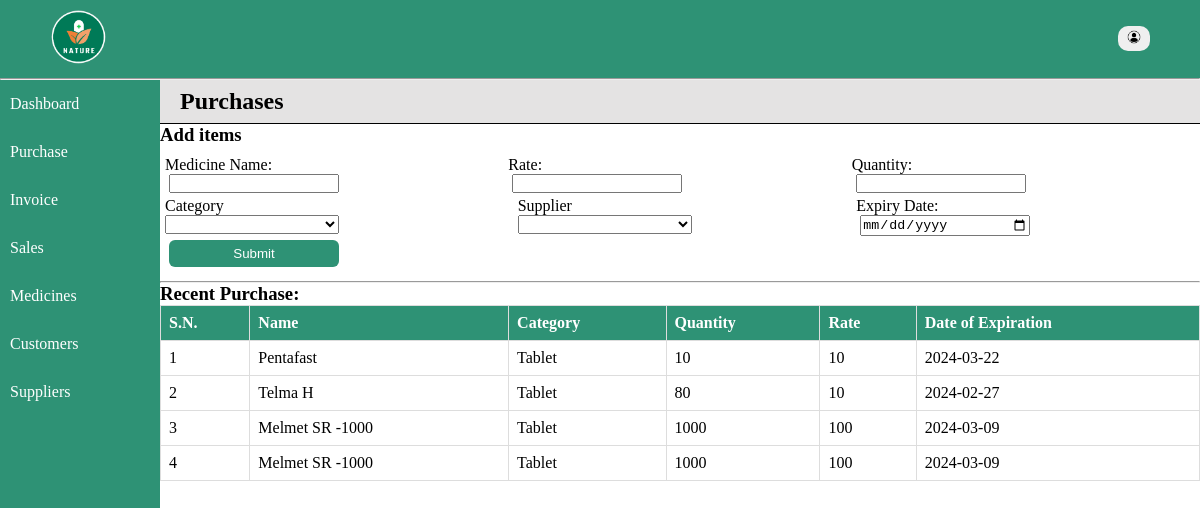
Page /home/purchase.php on the earlier database version.
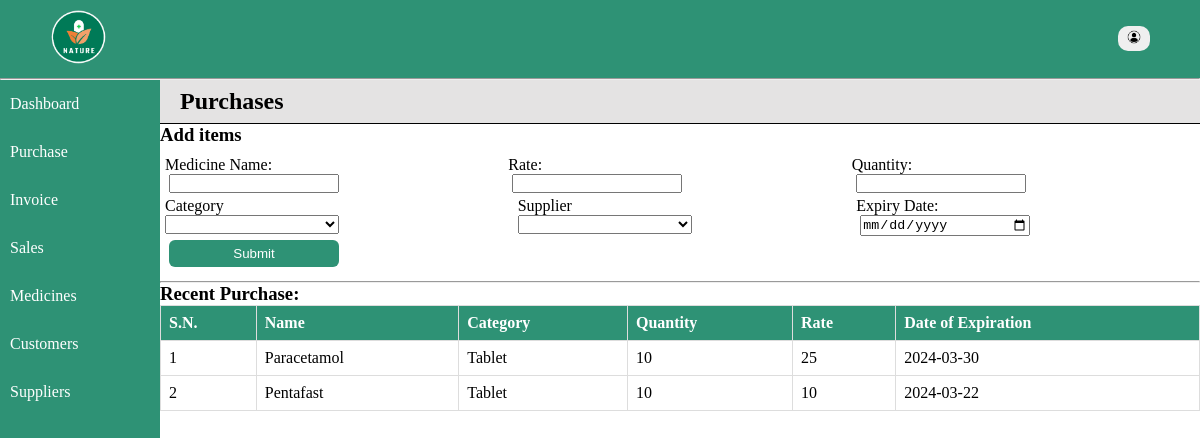
Same page on the later database version.
### tables this page shows
CREATE TABLE `medicine` (
  `id` int(11) NOT NULL,
  `name` varchar(128) NOT NULL,
  `category` varchar(128) NOT NULL,
  `quantity` int(8) NOT NULL,
  `price` int(11) NOT NULL,
  `total` int(11) NOT NULL,
  `expiry` date NOT NULL,
  `date` date NOT NULL
);

### includes/database.php (called while the page is built, shortened)
<?php
    function select($conn, $arg) {
        $sql = "select * from $arg";
        $result = mysqli_query($conn, $sql);
        return $records = mysqli_fetch_all($result, MYSQLI_ASSOC);
    }
    function descSelect($conn, $arg, $order) {
        $sql = "select * from $arg order by $order DESC";
        $result = mysqli_query($conn, $sql);
        return $records = mysqli_fetch_all($result, MYSQLI_ASSOC);
    }
?>

### home/purchase.php (the view, shortened to what this page needs)
<?php
    include '../includes/database.php';
    $records = descSelect($conn, 'medicine', 'id');
    $suppliers = select($conn, "vendor");
?>
<!DOCTYPE html>
<html lang="en">
<head>
    <link rel="stylesheet" href="../styles/style.css">
</head>
<body>
<div class="container">
    <?php include '../includes/nav.php'; ?>
    <div class="main">
        <?php include '../includes/menu.php'; ?>
        <div class="content-wrapper">
        <div class="entries">
            <h2>Purchases</h2>
            <h3>Add items</h3>
            <form action="" method="post" class="form">
                <div class="input-fields">
                    <div class="inputs">
                        <label for="name">Medicine Name:</label><br>
                        <input type="text" name="name" id="name" required><br>
                    </div>
                    <div class="inputs">
                        <label for="rate">Rate:</label><br>
                        <input type="number" name="price" id="rate" required><br>
                    </div>
                    <div class="inputs">
                        <label for="quantity">Quantity:</label><br>
                        <input type="number" name="quantity" id="quantity" required><br>
                    </div>
                </div>
                <div class="input-fields">
                    <div class="inputs">
                        <label for="category">Category</label><br>
                        <select name="category" id="category" required>
                            <option value=" "> </option>
                            <option value="Tablet">Tablet</option>
                        </select><br>
                    </div>
                    <div class="inputs alter">
                        <label for="vendor">Supplier</label><br>
                        <select name="vendor" id="vendor" required>
                            <option value=" "> </option>
                            <?php if(!empty($suppliers)): ?>
                                <?php foreach($suppliers as $supplier): ?>
                                    <option value="<?= $supplier['name']; ?>"><?= $supplier['name']; ?></option>
                                <?php endforeach; ?>
                            <?php endif; ?>
                        </select><br>
                    </div>
                    <div class="inputs alter">
                        <label for="date">Expiry Date:</label><br>
                        <input type="date" name="date" id="date" required>
                    </div>
            </div>
                <input type="submit" value="Submit" name="submit">
            </form>
        </div><hr>
        <div class="records">
            <h3>Recent Purchase:</h3>
        <table class="table">
            <tr>
                <th>S.N.</th>
                <th>Name</th>
                <th>Category</th>
                <th>Quantity</th>
                <th>Rate</th>
                <th>Date of Expiration</th>
            </tr>
            <?php if(!empty($records)): ?>
            <?php foreach($records as $key => $record): ?>
                <tr>
                    <td><?= $key+1; ?></td>
                    <td><?= $record['name']; ?></td>
                    <td><?= $record['category']; ?></td>
                    <td><?= $record['quantity']; ?></td>
                    <td><?= $record['price']; ?></td>
                    <td><?= $record['expiry']; ?></td>
                </tr>
                    <?php endforeach; ?>
                    <?php endif; ?>
        </table>
        </div>
        </div>
    </div>
</body>
</html>

Differences in the rows shown:
removed medicine: name "Telma H", category "Tablet", quantity "80", price "10", expiry "2024-02-27"
removed medicine: name "Melmet SR -1000", category "Tablet", quantity "1000", price "100", expiry "2024-03-09"
removed medicine: name "Melmet SR -1000", category "Tablet", quantity "1000", price "100", expiry "2024-03-09"
added medicine: name "Paracetamol", category "Tablet", quantity "10", price "25", expiry "2024-03-30"
